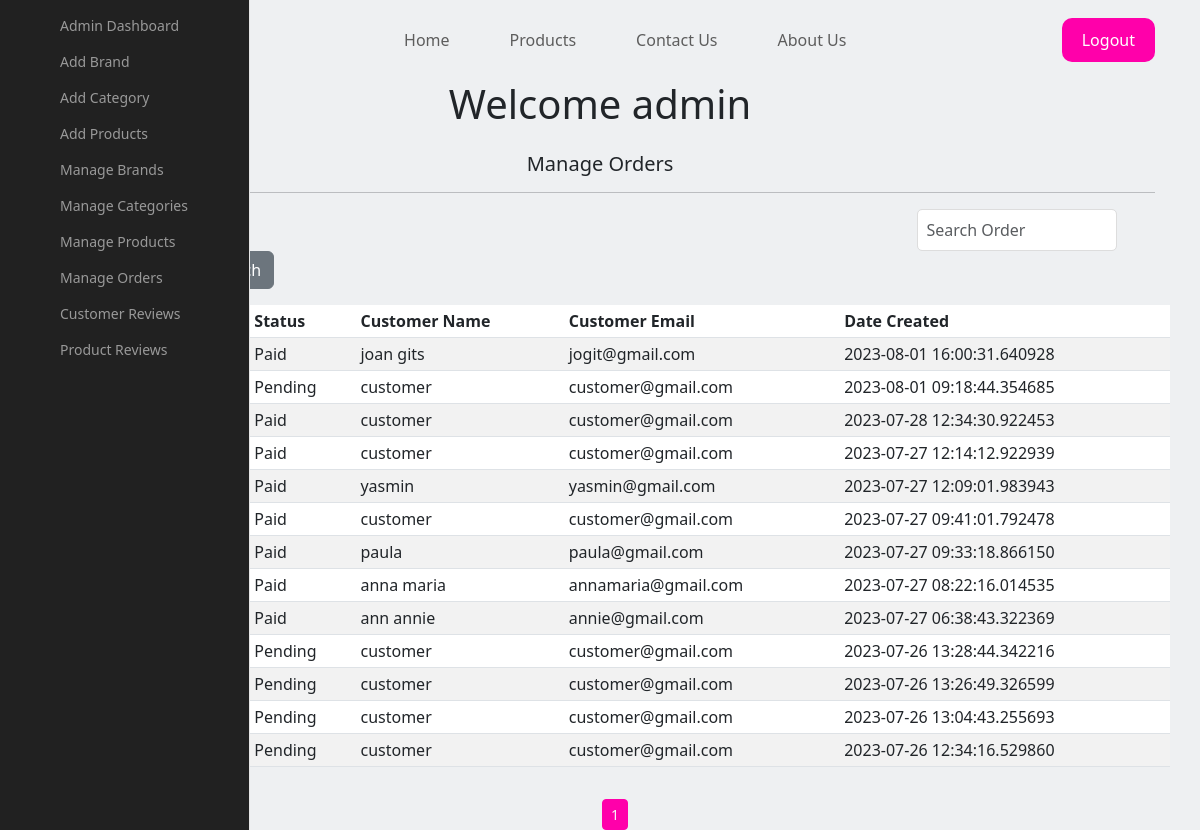
Before: /admin/orders with the older database file.
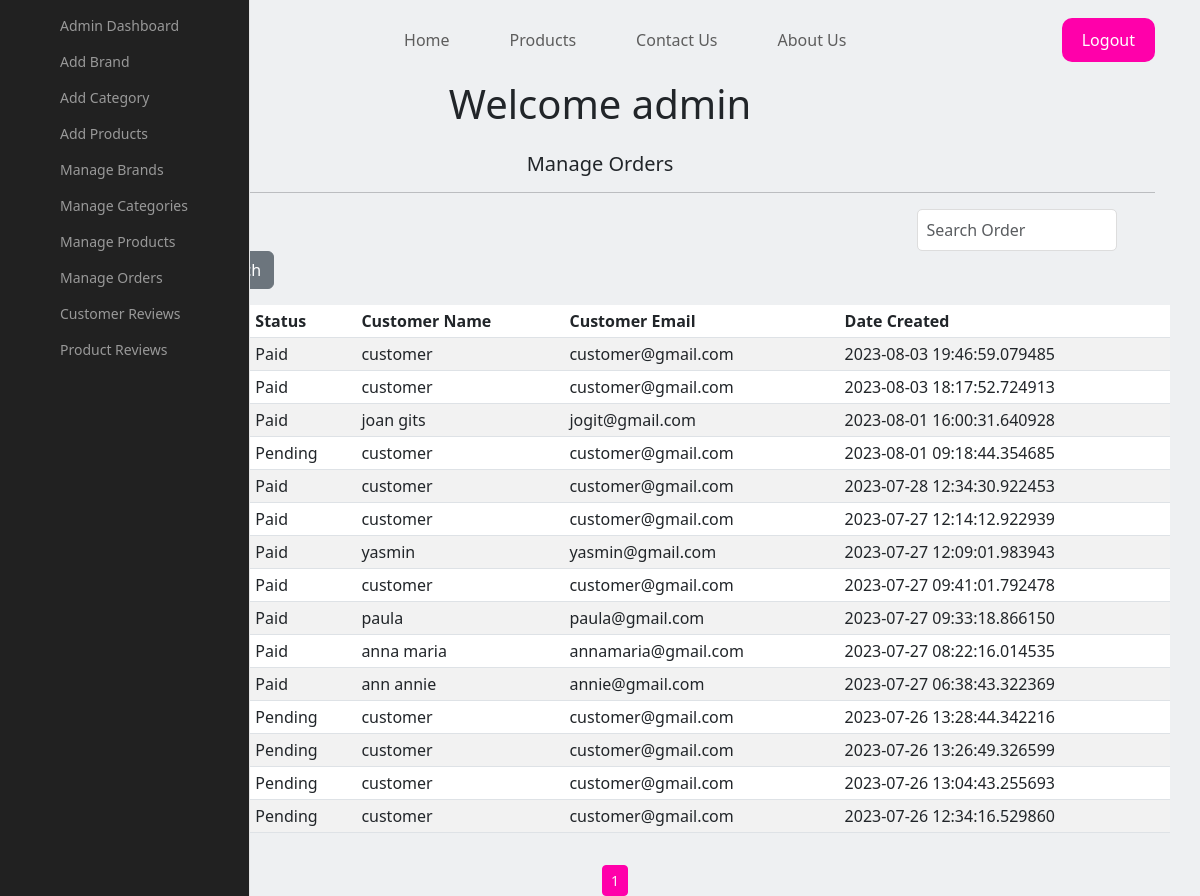
After: the same page with the newer database file.
### shop/customers/model.py (models this page shows, shortened)
class CustomerOrder(db.Model):
    __searchbale__ = ['invoice','status']
    id = db.Column(db.Integer, primary_key=True)
    invoice = db.Column(db.String(20), unique=True, nullable=False)
    status = db.Column(db.String(20), default='Pending', nullable=False)
    customer_id = db.Column(db.Integer, db.ForeignKey('register.id'),unique=False, nullable=False)
    date_created = db.Column(db.DateTime, default=datetime.utcnow, nullable=False)
    orders = db.Column(JsonEncodedDict)

class Register(db.Model, UserMixin):
    id = db.Column(db.Integer, primary_key=True)
    name = db.Column(db.String(50), unique=False)
    username = db.Column(db.String(50), unique=True)
    email = db.Column(db.String(100), unique=True)
    password = db.Column(db.String(200), unique=False)
    country = db.Column(db.String(50), unique=False)
    city = db.Column(db.String(50), unique=False)
    contact = db.Column(db.String(50), unique=False)
    address = db.Column(db.String(50), unique=False)
    zipcode = db.Column(db.String(50), unique=False)
    profile = db.Column(db.String(200), unique=False, default='profile.jpg')
    date_created = db.Column(db.DateTime, nullable=False, default=datetime.utcnow)
    orders = db.relationship('CustomerOrder', backref='customer')

### shop/customers/routes.py (the view)
@app.route('/admin/orders')
def admin_orders():
    page = request.args.get('page', 1, type=int)
    orders = CustomerOrder.query.order_by(CustomerOrder.date_created.desc()).paginate(page=page, per_page=15)
    return render_template('admin/orders.html', orders=orders)

### shop/customers/model.py (called while the page is built)
    def process_result_value(self, value, dialect):
        if value is None:
            return {}
        else:
            return json.loads(value)

### shop/templates/admin/orders.html (shortened to what this page needs)
{% extends 'layout.html' %}
{% block content %}
<div class="landing-page">
    <header>
        <div class="container">
            <a href="{{url_for('home')}}" class="logo">MOCHI <b>MOCHI</b></a>
            <ul class="links">
                <li><a href="{{url_for('home')}}">Home</a></li>
                <li><a href="{{url_for('products')}}">Products</a></li>
                <li><a href="{{url_for('contact')}}">Contact Us</a></li>
                <li><a href="{{url_for('about')}}">About Us</a></li>
            </ul>
            <a href="{{ url_for('login') }}" class="logout-link">Logout</a>
        </div>
    </header>
</div>
{% include 'sidebar.html' %}
<div class="container">
    <div class="text-center h1">Welcome admin</div>
    <div class="text-center h5 mt-4">Manage Orders</div>
    <hr>
    <div class="container">
        <div class="dashboard-button">
        <a href="{{url_for('dashboard')}}", class="btn btn-sm btn-outline-secondary" style="margin-left: 0px">Back to dashboard</a>
        <form action="{{url_for('order_result')}}" class="form-inline my-2 my-lg-0">
            <input class="dashboard-search-form search-form form-control mr-sn-2" type="search" name="q" placeholder="Search Order" aria-label="Search">
            <button class="dashboard-search-button search-button btn btn-secondary my-2 my-sm-0" type="submit">Search</button>
        </form>
    </div>
    <table class="table table-sm table-condensed table-striped table-hover mt-3">
        <thead>
            <tr>
                <th>Sr</th>
                <th>Invoice</th>
                <th>Status</th>
                <th>Customer Name</th>
                <th>Customer Email</th>
                <th>Date Created</th>
            </tr>
        </thead>
        <tbody>
            {% for order in orders.items %}
            <tr>
                <td>{{loop.index}}</td>
                <td>{{ order.invoice }}</td>
                <td>{{ order.status }}</td>
                <td>{{ order.customer.name }}</td>
                <td>{{ order.customer.email }}</td>
                <td>{{ order.date_created }}</td>
            </tr>
            {% endfor %}
        </tbody>
    </table>
    <div class="row">
        <div class="col text-center">
        {% for page_num in orders.iter_pages(left_edge=1, right_edge=1, left_current=1, right_current=1) %}
        {% if page_num %}
        {% if orders.page == page_num %}
        <a href="{{url_for('admin_orders', page=page_num)}}" class="btn btn-sm btn-info mt-3">{{page_num}}</a>
        {% else %}
        <a href="{{url_for('admin_orders', page=page_num)}}" class="btn btn-sm btn-outline-secondary mt-3">{{page_num}}</a>
        {% endif %}
        {% else %}
        ...
        {% endif %}
        {% endfor%}
        </div>
    </div>
</div>
{% endblock %}

### shop/templates/layout.html (shortened to what this page needs)
<!DOCTYPE html>
<html lang="en">
  <head>
    <link href="{{ url_for('static', filename='css/bootstrap.min.css')}}" rel="stylesheet">
  </head>
  <body>
    {% block content %}{% endblock content %}
  </body>
</html>

### shop/templates/sidebar.html (shortened to what this page needs)
<nav class="main-menu">
    <ul>
        <li>
            <a href="{{url_for('dashboard')}}">
                <i class="fa fa-home fa-2x"></i>
                <span class="nav-text">
                    Admin Dashboard
                </span>
            </a>
        </li>
        <li>
            <a href="{{url_for('addbrand')}}">
                <i class="fa fa-home fa-2x"></i>
                <span class="nav-text">
                    Add Brand
                </span>
            </a>
        </li>
        <li>
            <a href="{{url_for('addcategory')}}">
                <i class="fa fa-home fa-2x"></i>
                <span class="nav-text">
                    Add Category
            </span>
            </a>
        </li>
        <li>
            <a href="{{url_for('addproduct')}}">
                <i class="fa fa-home fa-2x"></i>
                <span class="nav-text">
                    Add Products
                </span>
            </a>
        </li>
        <li>
            <a href="{{url_for('brands')}}">
                <i class="fa fa-home fa-2x"></i>
                <span class="nav-text">
                    Manage Brands
                </span>
            </a>
        </li>
        <li>
            <a href="{{url_for('category')}}">
                <i class="fa fa-home fa-2x"></i>
                <span class="nav-text">
                    Manage Categories
            </span>
        </a>
    </li>
    <li>
        <a href="{{url_for('adminpage')}}">
            <i class="fa fa-home fa-2x"></i>
            <span class="nav-text">
                Manage Products
            </span>
        </a>
    </li>
    <li>
        <a href="{{url_for('admin_orders')}}">
            <i class="fa fa-home fa-2x"></i>
            <span class="nav-text">
                Manage Orders
            </span>
        </a>
    </li>
    <li>
        <a href="{{url_for('admin_reviews')}}">
            <i class="fa fa-home fa-2x"></i>
            <span class="nav-text">
                Customer Reviews
            </span>
        </a>
    </li>
    <li>
        <a href="{{url_for('product_reviews')}}">
            <i class="fa fa-home fa-2x"></i>
            <span class="nav-text">
                Product Reviews
            </span>
        </a>
    </li>
</ul>
</nav>

Changed rows visible on the page:
added CustomerOrder: status "Paid", customer.name "customer", customer.email "customer@gmail.com", date_created "2023-08-03 19:46:59.079485"
added CustomerOrder: status "Paid", customer.name "customer", customer.email "customer@gmail.com", date_created "2023-08-03 18:17:52.724913"
